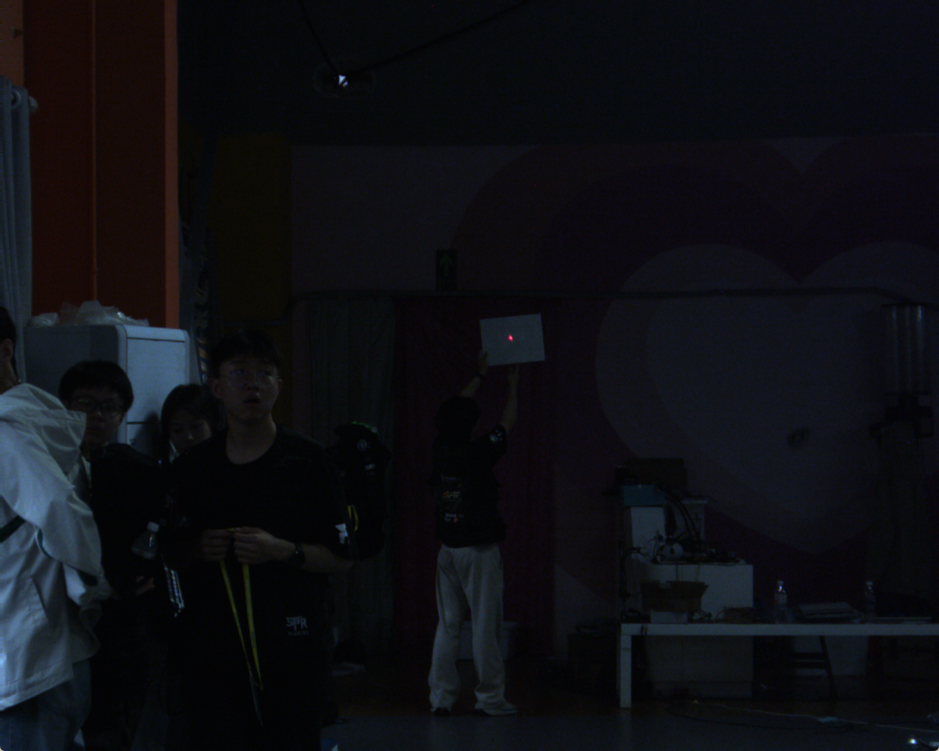
#> input picture applications/laser_aimer/calibration/1.png, 939 x 751 px, shrunk from 1280 x 1024 before the run; its folder holds only this picture in this run
$ python calibrate_boresight_uv.py
#> lines starting #> are read from the running program, lines starting #| are printed output that depends on the picture
import argparse
from pathlib import Path

import cv2


DEFAULT_CALIB_DIR = Path(__file__).resolve().parent / "calibration"
WINDOW_NAME = "LaserAimer boresight uv calibration"
RAW_CAMERA_MATRIX = (
    (2847.305415, 0.0, 658.403337),
    (0.0, 2846.695845, 532.415900),
    (0.0, 0.0, 1.0),
)
DIST_COEFFS = (-0.065828, 0.983370, 0.004467, 0.001856, 0.0)
RECTIFIED_CAMERA_MATRIX = (
    (2854.342510, 0.0, 659.172967),
    (0.0, 2851.239471, 534.105012),
    (0.0, 0.0, 1.0),
)


class MouseState:
    def __init__(self) -> None:
        self.x = -1
        self.y = -1
        self.inside = False
        self.clicked = None


def collect_images(calib_dir: Path, limit: int) -> list[Path]:
#> in main, image is the input picture: shape (751, 939, 3); mean B, G, R 19.4, 15, 14.3
    images = sorted(calib_dir.glob("*.png"), key=lambda p: p.name.lower())
    if limit > 0:
        images = images[:limit]
    return images


def undistort_image(image):
    import numpy as np

    camera_matrix = np.array(RAW_CAMERA_MATRIX, dtype=np.float64)
    dist_coeffs = np.array(DIST_COEFFS, dtype=np.float64)
    new_camera_matrix = np.array(RECTIFIED_CAMERA_MATRIX, dtype=np.float64)
    return cv2.undistort(image, camera_matrix, dist_coeffs, None, new_camera_matrix)
#| Loaded 1 undistorted image(s) from applications/laser_aimer/calibration


def on_mouse(event, x, y, flags, userdata) -> None:
    state: MouseState = userdata
    if event == cv2.EVENT_MOUSEMOVE:
        state.x = x
        state.y = y
        state.inside = True
        print(f"\ru={x:4d}, v={y:4d}", end="", flush=True)
    elif event == cv2.EVENT_LBUTTONDOWN:
        state.clicked = (x, y)
        print(f"\nselected: u={x}, v={y}")


def draw_overlay(image, index: int, total: int, path: Path, state: MouseState):
#> called with index = 0, total = 1
    view = image.copy()
    h, w = view.shape[:2]
#> h = 751; w = 939
    center = (w // 2, h // 2)
#> center = (469, 375)

    cv2.line(view, (center[0], 0), (center[0], h - 1), (0, 255, 0), 1, cv2.LINE_AA)
    cv2.line(view, (0, center[1]), (w - 1, center[1]), (0, 255, 0), 1, cv2.LINE_AA)
    cv2.drawMarker(view, center, (0, 255, 0), cv2.MARKER_CROSS, 24, 2, cv2.LINE_AA)
#> view: shape (751, 939, 3); mean B, G, R 19.2, 15.8, 14.2

    cv2.putText(
        view,
        f"image {index + 1}/{total}: {path.name}",
        (12, 28),
        cv2.FONT_HERSHEY_SIMPLEX,
        0.75,
        (255, 255, 255),
        2,
        cv2.LINE_AA,
    )
    cv2.putText(
        view,
        f"center: u={center[0]}, v={center[1]}",
        (12, 58),
        cv2.FONT_HERSHEY_SIMPLEX,
        0.7,
        (0, 255, 0),
        2,
        cv2.LINE_AA,
    )

    if 0 <= state.x < w and 0 <= state.y < h:
        p = (state.x, state.y)
        cv2.line(view, (p[0], 0), (p[0], h - 1), (0, 255, 255), 1, cv2.LINE_AA)
        cv2.line(view, (0, p[1]), (w - 1, p[1]), (0, 255, 255), 1, cv2.LINE_AA)
        cv2.putText(
            view,
            f"cursor: u={p[0]}, v={p[1]}",
            (12, 88),
            cv2.FONT_HERSHEY_SIMPLEX,
            0.7,
            (0, 255, 255),
            2,
            cv2.LINE_AA,
        )

    if state.clicked:
        cv2.putText(
            view,
            f"selected: u={state.clicked[0]}, v={state.clicked[1]}",
            (12, 118),
            cv2.FONT_HERSHEY_SIMPLEX,
            0.7,
            (0, 128, 255),
            2,
            cv2.LINE_AA,
        )

    cv2.putText(
        view,
        "keys: Space/n next | p prev | c clear | q/Esc quit | left click select",
        (12, h - 16),
        cv2.FONT_HERSHEY_SIMPLEX,
        0.6,
        (255, 255, 255),
        2,
        cv2.LINE_AA,
    )
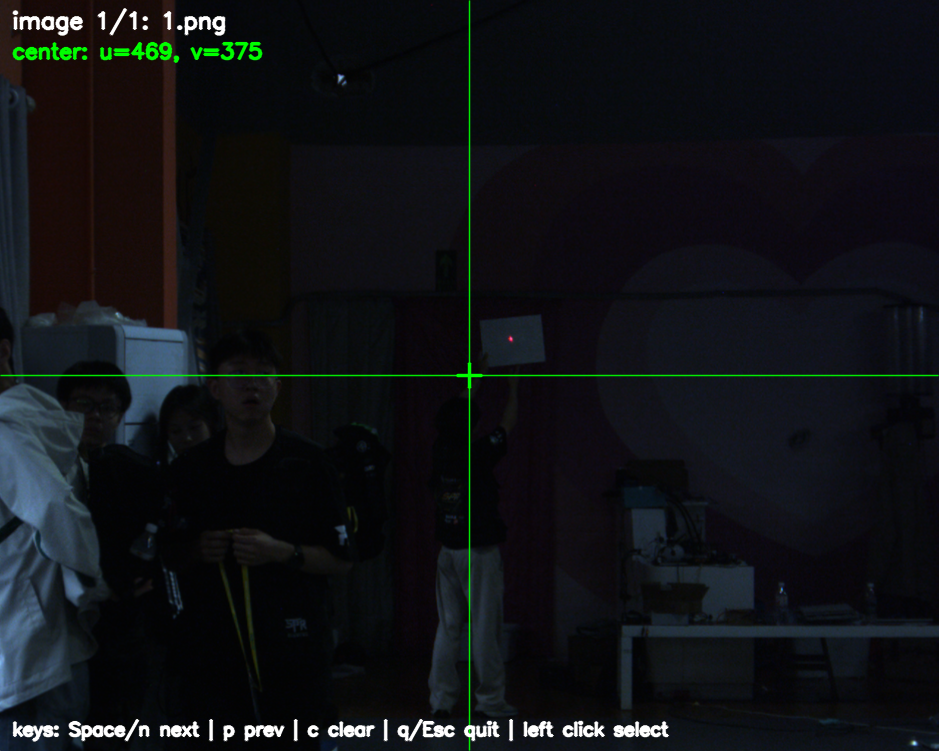
#> view: shape (751, 939, 3); mean B, G, R 21.3, 18.5, 16.3
    return view


def main() -> int:
    parser = argparse.ArgumentParser(description="Read calibration PNGs and inspect boresight u/v.")
    parser.add_argument("--dir", default=str(DEFAULT_CALIB_DIR), help="Calibration image directory.")
    parser.add_argument("--limit", type=int, default=5, help="How many PNG images to read, 0 means all.")
    parser.add_argument("--raw", action="store_true", help="Show raw images without undistortion.")
    args = parser.parse_args()

    calib_dir = Path(args.dir).expanduser().resolve()
    images = collect_images(calib_dir, args.limit)
    if not images:
        print(f"No png images found in: {calib_dir}")
        return 1

    frames = []
    for path in images:
        image = cv2.imread(str(path), cv2.IMREAD_COLOR)
        if image is None:
            print(f"Skip unreadable image: {path}")
            continue
        if not args.raw:
            image = undistort_image(image)
        frames.append((path, image))

    if not frames:
        print("No readable images.")
        return 1

    mode = "raw" if args.raw else "undistorted"
    print(f"Loaded {len(frames)} {mode} image(s) from {calib_dir}")
    print("Move mouse over the image to print u/v. Left click to keep a selected coordinate.")

    state = MouseState()
    index = 0
    cv2.namedWindow(WINDOW_NAME, cv2.WINDOW_AUTOSIZE)
    cv2.setMouseCallback(WINDOW_NAME, on_mouse, state)

    while True:
        path, image = frames[index]
        view = draw_overlay(image, index, len(frames), path, state)
        cv2.imshow(WINDOW_NAME, view)
        key = cv2.waitKey(16) & 0xFF
#> (key q is pressed here)

        if key in (27, ord("q")):
            break
        if key in (ord(" "), ord("n"), ord("d")):
            index = (index + 1) % len(frames)
            state.clicked = None
        elif key in (ord("p"), ord("a")):
            index = (index - 1) % len(frames)
            state.clicked = None
        elif key == ord("c"):
            state.clicked = None

    print()
    cv2.destroyAllWindows()
    return 0


if __name__ == "__main__":
    raise SystemExit(main())
#> (the program exits here)

$ run again, on applications/laser_aimer/calibration/5.png
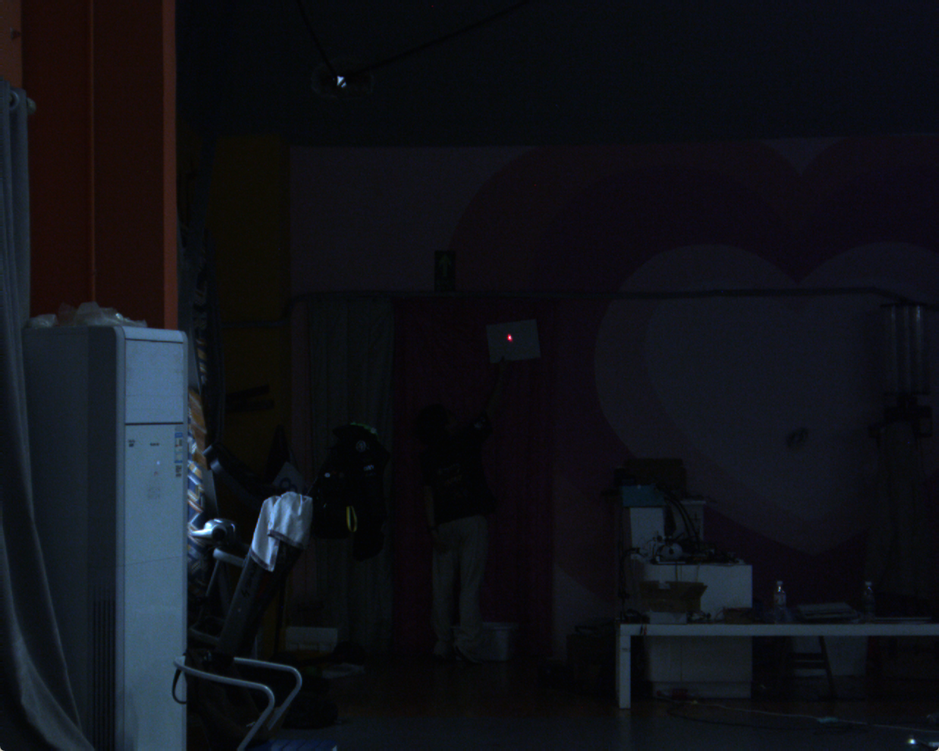
#> input picture applications/laser_aimer/calibration/5.png, 939 x 751 px, shrunk from 1280 x 1024 before the run
#> in main, image is the input picture: shape (751, 939, 3); mean B, G, R 23.7, 18.1, 16.5
#| Loaded 1 undistorted image(s) from applications/laser_aimer/calibration
#> in draw_overlay, `cv2.putText( view, "keys: Space/n next | p prev | c clear | q/Esc quit..`:
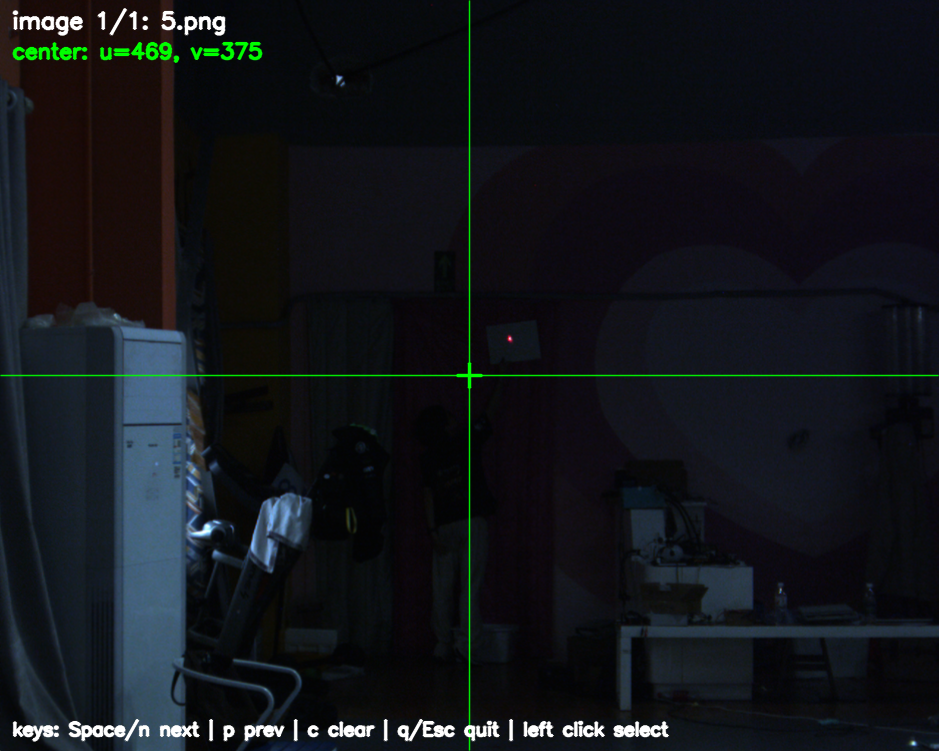
#> view: shape (751, 939, 3); mean B, G, R 25.6, 21.6, 18.6

$ run again, on applications/laser_aimer/calibration/2.png
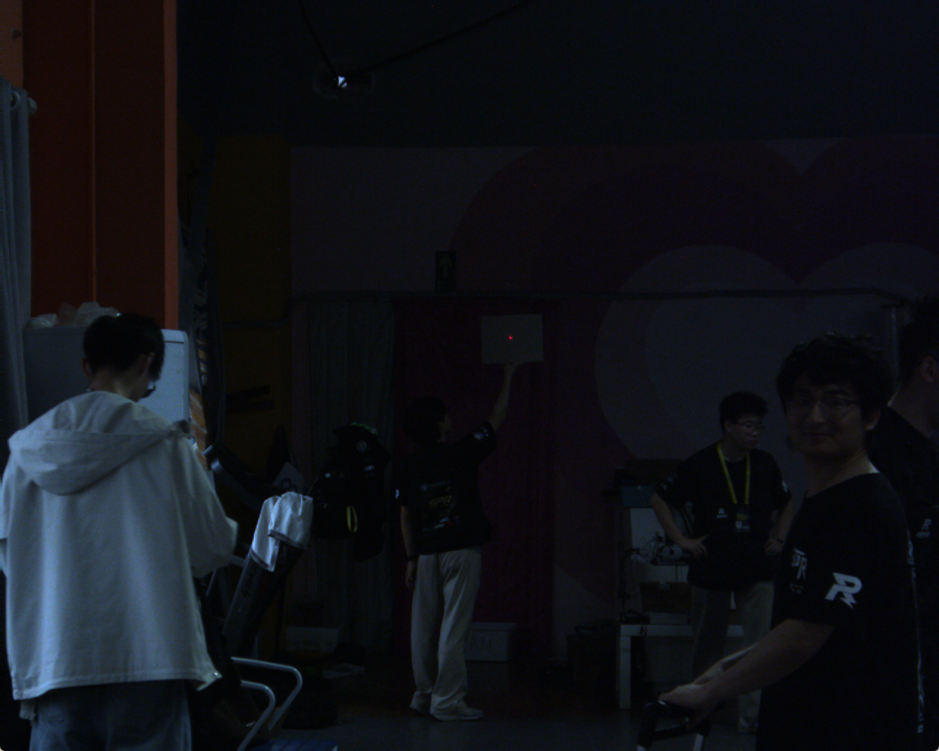
#> input picture applications/laser_aimer/calibration/2.png, 939 x 751 px, shrunk from 1280 x 1024 before the run
#> in main, image is the input picture: shape (751, 939, 3); mean B, G, R 22.7, 17.8, 16.4
#| Loaded 1 undistorted image(s) from applications/laser_aimer/calibration
#> in draw_overlay, `cv2.putText( view, "keys: Space/n next | p prev | c clear | q/Esc quit..`:
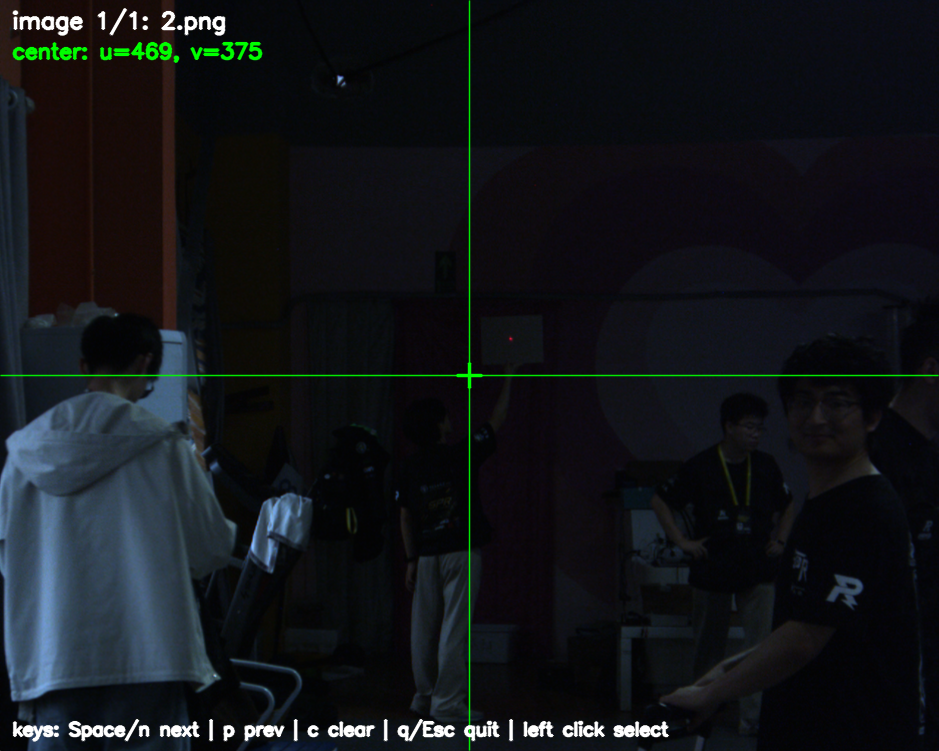
#> view: shape (751, 939, 3); mean B, G, R 24.7, 21.4, 18.4

$ run again, on applications/laser_aimer/calibration/3.png
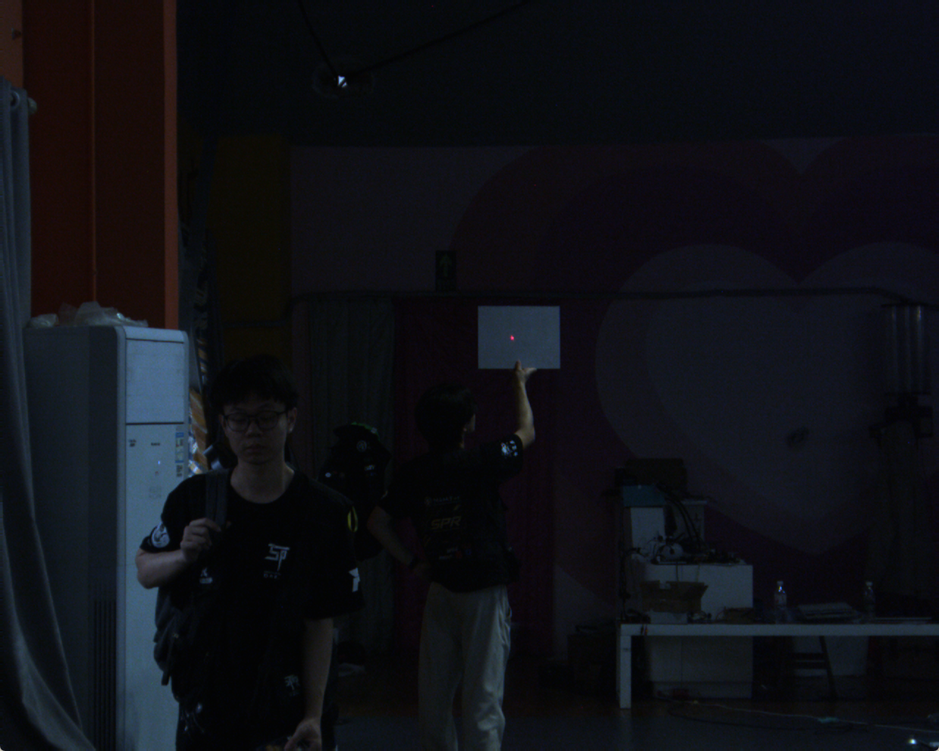
#> input picture applications/laser_aimer/calibration/3.png, 939 x 751 px, shrunk from 1280 x 1024 before the run
#> in main, image is the input picture: shape (751, 939, 3); mean B, G, R 21.8, 16.8, 15.5
#| Loaded 1 undistorted image(s) from applications/laser_aimer/calibration
#> in draw_overlay, `cv2.putText( view, "keys: Space/n next | p prev | c clear | q/Esc quit..`:
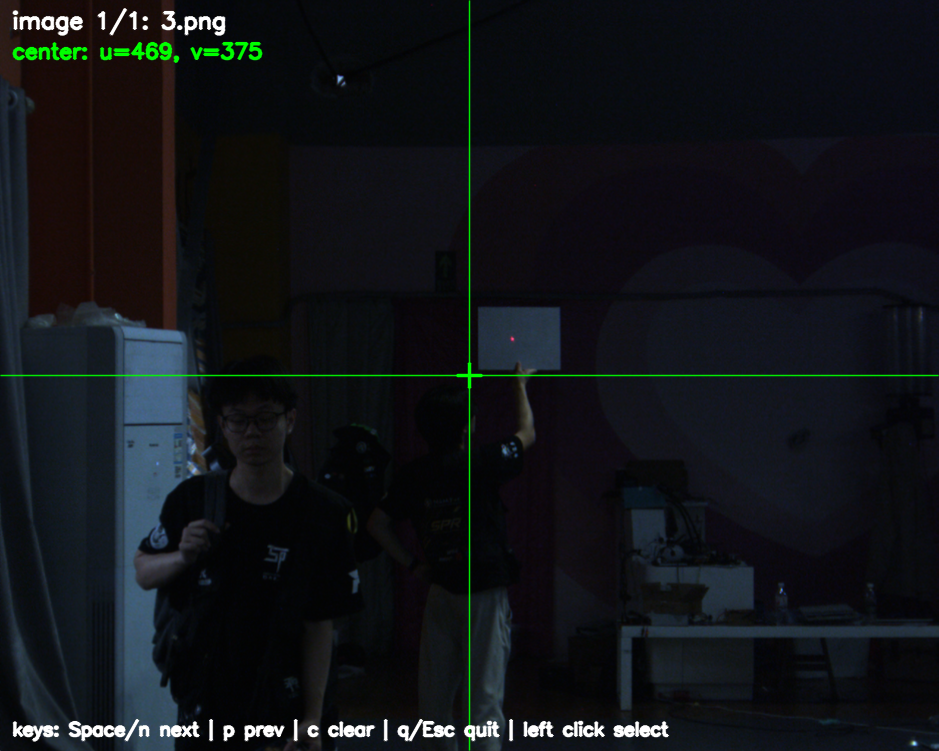
#> view: shape (751, 939, 3); mean B, G, R 23.7, 20.3, 17.5
